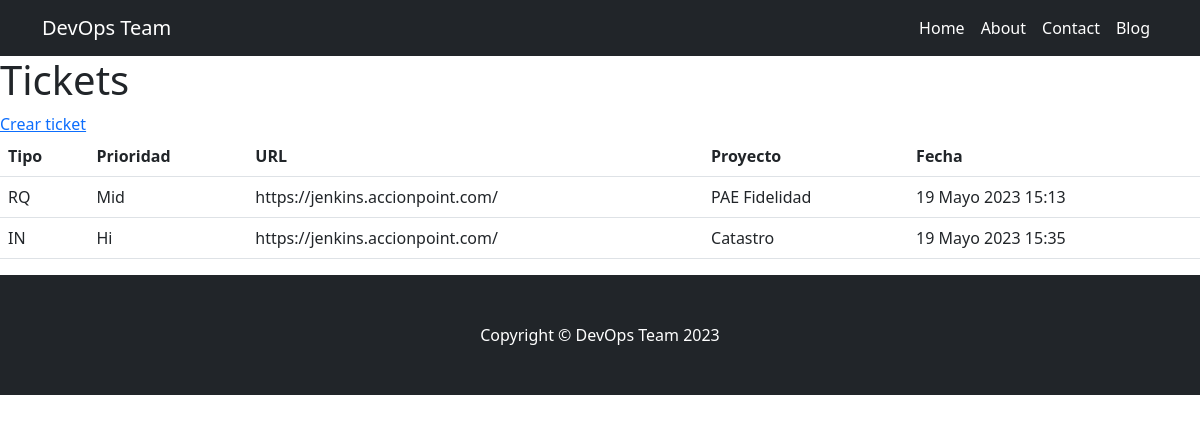
/blog/, run on an earlier commit of the app's database.
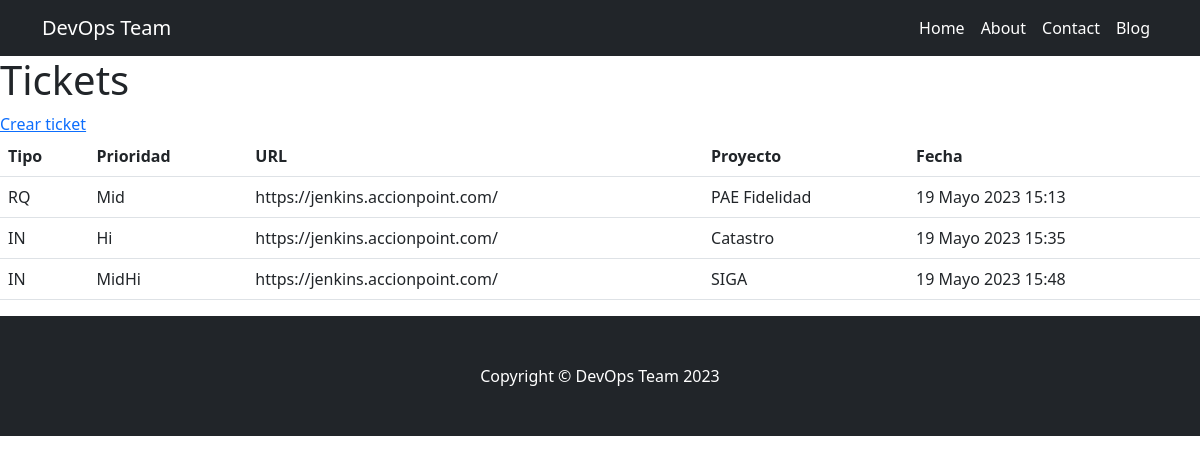
And on a later commit of the database.
### MVT/models.py (models this page shows, shortened)
class Incident(models.Model):
    tipe = models.CharField(max_length=2, choices=tipe_incident)
    level = models.CharField(max_length=5, choices=level_choices)
    url = models.URLField()
    project = models.CharField(max_length=40)
    date_time = models.DateTimeField(auto_now_add=True)

### MVT/views.py (the view)
# urls.py: path('blog/', ViewTicket.as_view(), name='blog'),
class ViewTicket(ListView):
    model = Incident
    template_name = 'blog.html'

### MVT/templates/blog.html
{% extends "base.html" %}
{% block contenido %}
<section>
  <div>
    <h1>Tickets</h1>
    <a href="{% url 'contact' %}">Crear ticket</a>
    <br>
    <table class="table">
      <tbody>
        <tr>
          <th>Tipo</th>
          <th>Prioridad</th>
          <th>URL</th>
            <th>Proyecto</th>
            <th>Fecha</th>
        </tr>
        {% for ticket in object_list %}
        <tr>
          <td>{{ ticket.tipe }}</td>
          <td>{{ ticket.level }}</td>
          <td>{{ ticket.url }}</td>
          <td>{{ ticket.project }}</td>
          <td>{{ ticket.date_time }}</td>
        </tr>
        {% endfor %}
      </tbody>
    </table>
  </div>
</section>
{% endblock %}

### MVT/templates/base.html (shortened to what this page needs)
{% load static %}
<!DOCTYPE html>
<html lang="en">
    <head>
        <link href="{% static 'css/styles.css' %}" rel="stylesheet" />
    </head>
    <body>
        <nav class="navbar navbar-expand-lg navbar-dark bg-dark">
            <div class="container">
                <a class="navbar-brand" href="#!">DevOps Team</a>
                <div class="collapse navbar-collapse" id="navbarSupportedContent">
                    <ul class="navbar-nav ms-auto mb-2 mb-lg-0">
                        <li class="nav-item"><a class="nav-link active" aria-current="page" href="{% url 'home'%}">Home</a></li>
                        <li class="nav-item"><a class="nav-link active" aria-current="page" href="{% url 'about'%}">About</a></li>
                        <li class="nav-item"><a class="nav-link active" aria-current="page" href="{% url 'contact'%}">Contact</a></li>
                        <li class="nav-item"><a class="nav-link active" aria-current="page" href="{% url 'blog'%}">Blog</a></li>
                    </ul>
                </div>
            </div>
        </nav>
        {% block contenido %}
        {% endblock %}
        <footer class="py-5 bg-dark">
            <div class="container"><p class="m-0 text-center text-white">Copyright &copy; DevOps Team 2023</p></div>
        </footer>
    </body>
</html>

What changed in the data, as far as the page shows it:
added Incident: tipe "IN", level "MidHi", url "https://jenkins.accionpoint.com/", project "SIGA", date_time "19 Mayo 2023 15:48"
